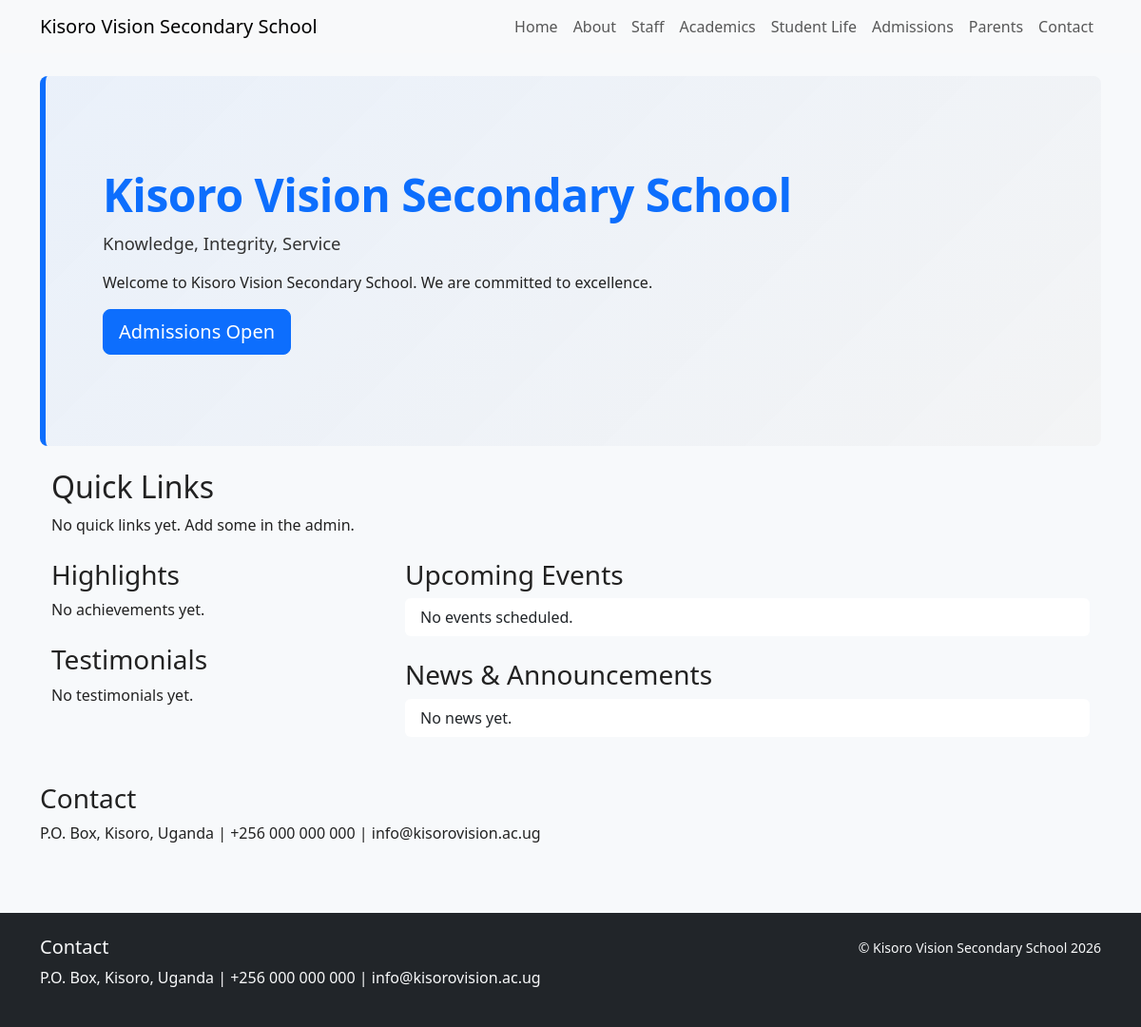
The page / on the database its author committed.
### vision/models.py (models this page shows, shortened)
class SiteInfo(models.Model):
    school_name = models.CharField(max_length=200, default="Kisoro Vision Secondary School")
    motto = models.CharField(max_length=255, blank=True, default="Knowledge, Integrity, Service")
    principal_name = models.CharField(max_length=100, blank=True)
    principal_message = models.TextField(blank=True)
    contact_email = models.EmailField(blank=True)
    contact_phone = models.CharField(max_length=50, blank=True)
    address = models.TextField(blank=True)
    admissions_open = models.BooleanField(default=False)

### vision/views.py (the view)
# urls.py: 2. Add a URL to urlpatterns:  path('', views.home, name='home')
def home(request):
    siteinfo, created = SiteInfo.objects.get_or_create(
        defaults={
            'school_name': 'Kisoro Vision Secondary School',
            'motto': 'Knowledge, Integrity, Service',
            'principal_name': 'The Principal',
            'principal_message': 'Welcome to Kisoro Vision Secondary School. We are committed to excellence.',
            'contact_email': 'info@kisorovision.ac.ug',
            'contact_phone': '+256 000 000 000',
            'address': 'P.O. Box, Kisoro, Uganda',
            'admissions_open': True
        }
    )
    quick_links = QuickLink.objects.all()[:6]
    events = Event.objects.all().order_by('date')[:5]
    news = News.objects.all()[:5]
    testimonials = Testimonial.objects.all()[:3]
    achievements = Achievement.objects.all()[:4]
    context = {
        'siteinfo': siteinfo,
        'quick_links': quick_links,
        'events': events,
        'news': news,
        'testimonials': testimonials,
        'achievements': achievements,
    }
    return render(request, 'vision/home.html', context)

### vision/context_processors.py (called while the page is built)
def site_info(request):
    site = SiteInfo.objects.first()
    return {'siteinfo': site}

### vision/templates/vision/home.html
{% extends 'vision/base.html' %}
{% load static %}
{% block content %}
<div class="p-5 mb-4 bg-light rounded-3 hero">
  <div class="container hero-inner py-5">
    <h1 class="display-5 fw-bold">{{ siteinfo.school_name }}</h1>
    <p class="lead">{{ siteinfo.motto }}</p>
    <p>{{ siteinfo.principal_message }}</p>
    <a class="btn btn-primary btn-lg" href="#admissions" role="button">{{ siteinfo.admissions_open|yesno:"Admissions Open,Apply Now" }}</a>
  </div>
</div>
<div class="container my-4">
  <div class="row mb-4 quick-links">
    <div class="col-12">
      <h2>Quick Links</h2>
    </div>
  {% for link in quick_links %}
  <div class="col-6 col-md-2 mb-2">
    <a class="btn btn-outline-secondary w-100" href="{{ link.url }}">{{ link.title }}</a>
  </div>
  {% empty %}
  <div class="col-12">No quick links yet. Add some in the admin.</div>
  {% endfor %}
</div>
<div class="row">
  <div class="col-md-4">
    <h3>Highlights</h3>
    <ul class="list-unstyled">
      {% for a in achievements %}
      <li><strong>{{ a.title }}</strong> — {{ a.year }}</li>
      {% empty %}
      <li>No achievements yet.</li>
      {% endfor %}
    </ul>
    <h3 class="mt-4">Testimonials</h3>
    {% for t in testimonials %}
    <div class="card mb-2 testimonial">
      <div class="card-body">
        <p class="card-text">"{{ t.content }}"</p>
        <p class="card-text"><small class="text-muted">— {{ t.author }}{% if t.role %}, {{ t.role }}{% endif %}</small></p>
      </div>
    </div>
    {% empty %}
    <p>No testimonials yet.</p>
    {% endfor %}
  </div>
  <div class="col-md-8">
    <h3>Upcoming Events</h3>
    <ul class="list-group mb-4 events-list">
      {% for e in events %}
      <li class="list-group-item d-flex justify-content-between align-items-start">
        <div>
          <div class="fw-bold">{{ e.title }}</div>
          <div class="small text-muted">{{ e.date }}</div>
          <div>{{ e.description|truncatewords:25 }}</div>
        </div>
      </li>
      {% empty %}
      <li class="list-group-item">No events scheduled.</li>
      {% endfor %}
    </ul>
    <h3>News & Announcements</h3>
    <div class="list-group">
      {% for n in news %}
      <a class="list-group-item list-group-item-action" href="{{ n.link|default:'#' }}">
        <div class="d-flex w-100 justify-content-between">
          <h5 class="mb-1">{{ n.title }}</h5>
          <small class="text-muted">{{ n.date }}</small>
        </div>
        <p class="mb-1">{{ n.summary|truncatewords:30 }}</p>
      </a>
      {% empty %}
      <div class="list-group-item">No news yet.</div>
      {% endfor %}
    </div>
  </div>
</div>
  </div>
<div id="contact" class="mt-5">
  <h3>Contact</h3>
  <p>{{ siteinfo.address }} | {{ siteinfo.contact_phone }} | {{ siteinfo.contact_email }}</p>
</div>
{% endblock %}

### vision/templates/vision/base.html (shortened to what this page needs)
{% load static %}
<!doctype html>
<html lang="en">
  <head>
    <link href="https://cdn.jsdelivr.net/npm/bootstrap@5.3.0/dist/css/bootstrap.min.css" rel="stylesheet">
    <link rel="stylesheet" href="{% static 'vision/styles.css' %}">
  </head>
  <body>
    <nav class="navbar navbar-expand-lg navbar-light bg-light">
      <div class="container">
        <a class="navbar-brand" href="/">{{ siteinfo.school_name|default:"Kisoro Vision Secondary" }}</a>
        <div class="collapse navbar-collapse" id="nav">
          <ul class="navbar-nav ms-auto">
            <li class="nav-item"><a class="nav-link" href="/">Home</a></li>
            <li class="nav-item"><a class="nav-link" href="/about/">About</a></li>
            <li class="nav-item"><a class="nav-link" href="/staff/">Staff</a></li>
            <li class="nav-item"><a class="nav-link" href="/academics/">Academics</a></li>
            <li class="nav-item"><a class="nav-link" href="/student-life/">Student Life</a></li>
            <li class="nav-item"><a class="nav-link" href="/admissions/apply/">Admissions</a></li>
            <li class="nav-item"><a class="nav-link" href="/parents/">Parents</a></li>
            <li class="nav-item"><a class="nav-link" href="#contact">Contact</a></li>
          </ul>
        </div>
      </div>
    </nav>
    <main class="py-4">
      <div class="container">
        {% block content %}{% endblock %}
      </div>
    </main>
    <footer class="bg-dark text-light py-4 mt-5">
      <div class="container">
        <div class="row">
          <div class="col-md-8">
            <h5>Contact</h5>
            <p>{{ siteinfo.address }} | {{ siteinfo.contact_phone }} | {{ siteinfo.contact_email }}</p>
          </div>
          <div class="col-md-4 text-md-end">
            <small>&copy; {{ siteinfo.school_name }} {% now "Y" %}</small>
          </div>
        </div>
      </div>
    </footer>
  </body>
</html>

### static/vision/styles.css (style rules this page uses)
body { font-family: "Segoe UI", Roboto, Arial, sans-serif; background: #f7f9fb; color: #222; }
.hero { background: linear-gradient(135deg, rgba(13,110,253,0.06), rgba(0,0,0,0.02)); border-left: 6px solid #0d6efd; padding: 3rem 1.25rem; border-radius: 0.5rem; }
.hero .display-5 { color: #0d6efd; letter-spacing: -0.5px; }
.hero .lead { font-size: 1.15rem; color: #333; }
.list-group-item { border: none; border-bottom: 1px solid rgba(0,0,0,0.04); }
.list-group-item:last-child { border-bottom: none; }
#contact p { margin-bottom: 0; }
footer { background: #111827; color: #cbd5e1; }
@media (min-width: 992px) { .hero .display-5 { font-size: 3rem; } }

### rows shown on the page
SiteInfo: school_name "Kisoro Vision Secondary School", motto "Knowledge, Integrity, Service", principal_message "Welcome to Kisoro Vision Secondary School. We are committed to excellence.", admissions_open "Admissions Open", address "P.O. Box, Kisoro, Uganda", contact_phone "+256 000 000 000", contact_email "info@kisorovision.ac.ug"
